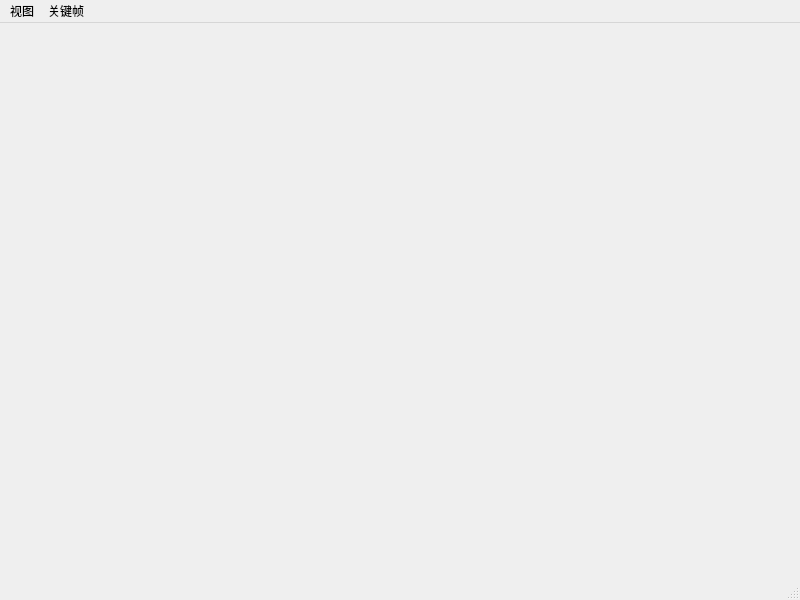
<?xml version="1.0" encoding="UTF-8"?>
<ui version="4.0">
 <class>TimeAxisMainWindow</class>
 <widget class="QMainWindow" name="TimeAxisMainWindow">
  <property name="geometry">
   <rect>
    <x>0</x>
    <y>0</y>
    <width>800</width>
    <height>600</height>
   </rect>
  </property>
  <property name="windowTitle">
   <string>MainWindow</string>
  </property>
  <widget class="QWidget" name="centralwidget">
   <widget class="QWidget" name="verticalLayoutWidget">
    <property name="geometry">
     <rect>
      <x>0</x>
      <y>0</y>
      <width>801</width>
      <height>571</height>
     </rect>
    </property>
    <layout class="QVBoxLayout" name="verticalLayout"/>
   </widget>
  </widget>
  <widget class="QMenuBar" name="menubar">
   <property name="geometry">
    <rect>
     <x>0</x>
     <y>0</y>
     <width>800</width>
     <height>28</height>
    </rect>
   </property>
   <widget class="QMenu" name="menu">
    <property name="title">
     <string>视图</string>
    </property>
   </widget>
   <widget class="QMenu" name="keyFrame">
    <property name="title">
     <string>关键帧</string>
    </property>
    <addaction name="actionKey"/>
   </widget>
   <addaction name="menu"/>
   <addaction name="keyFrame"/>
  </widget>
  <widget class="QStatusBar" name="statusbar"/>
  <action name="actionKey">
   <property name="text">
    <string>插入关键帧</string>
   </property>
  </action>
 </widget>
 <resources/>
 <connections/>
</ui>
